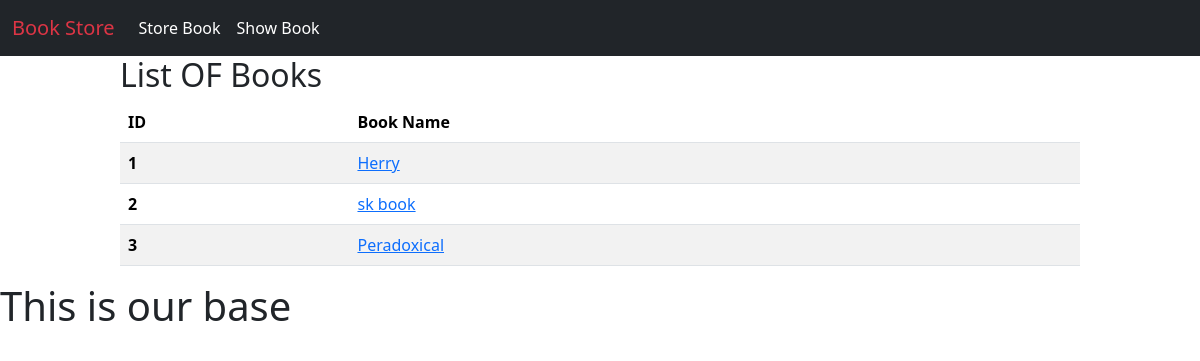
/show_books/, run on an earlier commit of the app's database.
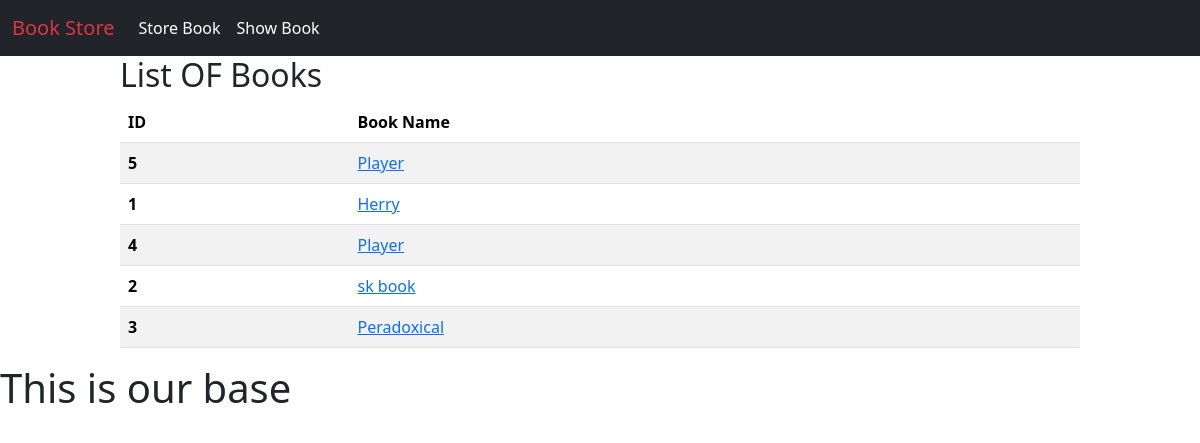
And on a later commit of the database.
### book/models.py (models this page shows)
class BookStoreModel(models.Model):
    CATEGORY = (
        ('Mystery', 'Mystery'),
        ('Thriller', 'Thriller'),
        ('Sci-Fi', 'Sci-Fi'),
        ('Humor', 'Humor'),
        ('Horror', 'Horror'),
    )
    id = models.IntegerField(primary_key=True)
    book_name = models.CharField(max_length=30)
    author = models.CharField(max_length=30)
    category = models.CharField(max_length=30, choices=CATEGORY)
    first_pub = models.DateTimeField(auto_now_add=True)  # first date
    last_pub = models.DateTimeField(auto_now=True)  # update date

### book/views.py (the view)
# urls.py: path('show_books/', views.BookListView.as_view(), name='show_books'),
class BookListView(ListView):
    model = BookStoreModel
    template_name = 'show_book.html'
    context_object_name = 'booklist'
    ordering = ['category']

### book/templates/show_book.html
{% extends 'base.html' %}
{% block content %}
<div style="width: 80%; margin:auto">
    <h2>List OF Books</h2>
    {% if booklist %}
    <table class="table table-striped">
        <thead>
            <tr>
                <th scope="col">ID</th>
                <th scope="col">Book Name</th>
            </tr>
        </thead>
        <tbody>
            {% for item in booklist %}
            <tr>
                <th scope="row">{{item.id}}</th>
                <td><a href="{% url 'book_details' item.id %}">{{item.book_name}}</a></td>
            </tr>
            {% endfor %}
        </tbody>
    </table>
    {% else %}
    <h3>No data available</h3>
    {% endif %}
</div>
{% endblock %}

What changed in the data, as far as the page shows it:
added BookStoreModel: id "5", book_name "Player"
added BookStoreModel: id "4", book_name "Player"
